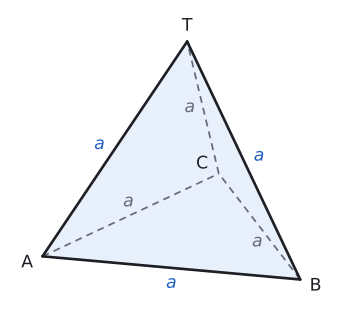

The Python source for this figure:
import sys; sys.path.insert(0, "tools")
from cizim import *

# Dik (ortografik) izdüşüm: cisim z ekseni etrafında FI kadar döndürülür, göz EL kadar yukarıdan bakar.
# Bütün uzunluklar gerçek 3B ölçülerden hesaplanır.
FI, EL = np.radians(-12), np.radians(25)
def don(p):
    x, y, z = p
    return np.array([x * np.cos(FI) - y * np.sin(FI), x * np.sin(FI) + y * np.cos(FI), z])
GOZ = np.array([0.0, -np.cos(EL), np.sin(EL)])  # döndürülmüş koordinatta göze doğru yön
def P(p):
    x, y, z = don(np.array(p, float))
    return np.array([x, z * np.cos(EL) + y * np.sin(EL)])

def cisim(ax, kose, yuzler, renkler=None, lw=2.0):
    """kose: 3B noktalar, yuzler: köşe sıraları (dışbükey cisim). Görünmeyen ayrıtlar kesikli."""
    kose = [np.array(k, float) for k in kose]; m = sum(kose) / len(kose); gor = []
    for y in yuzler:
        a, b, c = kose[y[0]], kose[y[1]], kose[y[2]]
        n = np.cross(b - a, c - a)
        if np.dot(n, sum(kose[i] for i in y) / len(y) - m) < 0: n = -n
        gor.append(np.dot(don(n), GOZ) > 1e-9)
    for k, y in enumerate(yuzler):
        if renkler and k in renkler and gor[k]:
            ax.add_patch(patches.Polygon([P(kose[i]) for i in y], closed=True, facecolor=renkler[k], edgecolor="none", zorder=1))
    ked = {}
    for k, y in enumerate(yuzler):
        for j in range(len(y)):
            e = tuple(sorted((y[j], y[(j + 1) % len(y)]))); ked[e] = ked.get(e, False) or gor[k]
    for (i, j), g in ked.items():
        a, b = P(kose[i]), P(kose[j])
        if g: ax.plot([a[0], b[0]], [a[1], b[1]], color=YAZI, lw=lw, zorder=4, solid_capstyle="round")
        else: ax.plot([a[0], b[0]], [a[1], b[1]], color=SOLUK, lw=1.3, ls=(0, (4, 3)), zorder=2)
    return gor

def dortyuzlu(a):
    """Düzgün dört yüzlü: taban ABC (z=0), tepe T ağırlık merkezinin üstünde."""
    A = np.array([0, 0, 0.]); B = np.array([a, 0, 0.]); C = np.array([a / 2, a * np.sqrt(3) / 2, 0.])
    H = (A + B + C) / 3; T = H + np.array([0, 0, a * np.sqrt(6) / 3])
    return A, B, C, T, H
DY_YUZ = [[0, 1, 2], [0, 1, 3], [1, 2, 3], [2, 0, 3]]

def cizgi(ax, p, q, renk=KIRMIZI, lw=2.4, ls="-", z=5):
    a, b = P(p), P(q); ax.plot([a[0], b[0]], [a[1], b[1]], color=renk, lw=lw, ls=ls, zorder=z, solid_capstyle="round")

def yaz(ax, p, s, dx=0.0, dy=0.0, renk=YAZI, boy=13, **kw):
    q = P(p); ax.text(q[0] + dx, q[1] + dy, s, ha=kw.pop("ha", "center"), va=kw.pop("va", "center"), color=renk, fontsize=boy, zorder=7, **kw)

def dik(ax, k, u, w, r=0.4, renk=YAZI):
    k, u, w = np.array(k, float), np.array(u, float), np.array(w, float)
    u = u / np.linalg.norm(u); w = w / np.linalg.norm(w)
    pts = [P(k + r * u), P(k + r * u + r * w), P(k + r * w)]
    ax.plot([p[0] for p in pts], [p[1] for p in pts], color=renk, lw=1.3, zorder=6)

def nk(ax, p, renk=YAZI):
    q = P(p); ax.plot(q[0], q[1], "o", color=renk, markersize=5, zorder=6)

def bitir(ax, pay=0.6):
    ax.set_aspect("equal"); ax.axis("off"); ax.autoscale_view()
    x0, x1 = ax.get_xlim(); y0, y1 = ax.get_ylim()
    ax.set_xlim(x0 - pay, x1 + pay); ax.set_ylim(y0 - pay, y1 + pay)
# Ayrıtı a olan düzgün dört yüzlü: 4 eşkenar üçgen yüz, 6 eş ayrıt, 4 köşe. Arkadaki C köşesine giden ayrıtlar kesikli.
A, B, C, T, H = dortyuzlu(6)
fig, ax = sekil(4.4, 4.2)
cisim(ax, [A, B, C, T], DY_YUZ, renkler={1: MAVI_ACIK})
yaz(ax, A, "A", dx=-0.35, dy=-0.15); yaz(ax, B, "B", dx=0.35, dy=-0.15); yaz(ax, C, "C", dx=-0.38, dy=0.22); yaz(ax, T, "T", dy=0.35)
for p, q, dx, dy, r in ((A, B, 0, -0.35, MAVI), (A, T, -0.35, 0.1, MAVI), (B, T, 0.35, 0.1, MAVI),
                        (B, C, -0.05, -0.35, SOLUK), (C, T, -0.3, 0.0, SOLUK), (A, C, -0.05, 0.3, SOLUK)):
    yaz(ax, (p + q) / 2, "a", dx=dx, dy=dy, renk=r, style="italic")
bitir(ax, 0.5)
kaydet(fig, __file__)
